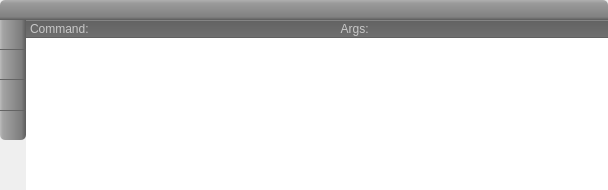
<?xml version="1.0" encoding="UTF-8"?>
<ui version="4.0">
 <class>OutWidget</class>
 <widget class="QWidget" name="OutWidget">
  <property name="geometry">
   <rect>
    <x>0</x>
    <y>0</y>
    <width>608</width>
    <height>190</height>
   </rect>
  </property>
  <property name="windowTitle">
   <string>Form</string>
  </property>
  <layout class="QGridLayout" name="gridLayout">
   <property name="margin">
    <number>0</number>
   </property>
   <property name="spacing">
    <number>0</number>
   </property>
   <item row="3" column="1">
    <widget class="QTextBrowser" name="tb_out">
     <property name="frameShape">
      <enum>QFrame::NoFrame</enum>
     </property>
    </widget>
   </item>
   <item row="1" column="1">
    <widget class="QFrame" name="fr_cmd">
     <property name="styleSheet">
      <string notr="true">QFrame#fr_cmd{

	background-color: qlineargradient(spread:pad, x1:1, y1:1, x2:1, y2:0, stop:0 rgba(82, 82, 82, 255), stop:0.0590909 rgba(111, 111, 111, 255), stop:0.922727 rgba(99, 99, 99, 255), stop:1 rgba(151, 151, 151, 255));
color:white;
border:0px;
}</string>
     </property>
     <property name="frameShape">
      <enum>QFrame::NoFrame</enum>
     </property>
     <property name="frameShadow">
      <enum>QFrame::Raised</enum>
     </property>
     <layout class="QGridLayout" name="gridLayout_2">
      <property name="leftMargin">
       <number>4</number>
      </property>
      <property name="topMargin">
       <number>1</number>
      </property>
      <property name="rightMargin">
       <number>4</number>
      </property>
      <property name="bottomMargin">
       <number>1</number>
      </property>
      <property name="horizontalSpacing">
       <number>4</number>
      </property>
      <property name="verticalSpacing">
       <number>0</number>
      </property>
      <item row="0" column="0">
       <widget class="QLabel" name="label">
        <property name="styleSheet">
         <string notr="true">color:rgb(200,200,200);</string>
        </property>
        <property name="text">
         <string>Command:</string>
        </property>
       </widget>
      </item>
      <item row="0" column="1">
       <widget class="QLineEdit" name="le_cmd">
        <property name="styleSheet">
         <string notr="true">background:transparent;
border:0px;
color:white;</string>
        </property>
        <property name="text">
         <string/>
        </property>
       </widget>
      </item>
      <item row="0" column="3">
       <widget class="QLineEdit" name="le_args">
        <property name="styleSheet">
         <string notr="true">background:transparent;
border:0px;
color:white;</string>
        </property>
       </widget>
      </item>
      <item row="0" column="2">
       <widget class="QLabel" name="label_2">
        <property name="styleSheet">
         <string notr="true">color:rgb(200,200,200);</string>
        </property>
        <property name="text">
         <string>    Args:</string>
        </property>
       </widget>
      </item>
     </layout>
    </widget>
   </item>
   <item row="1" column="0" rowspan="3">
    <widget class="QFrame" name="frame_2">
     <property name="styleSheet">
      <string notr="true">QPushButton,QToolButton {
	background-color: qlineargradient(spread:pad, x1:1, y1:1, x2:0, y2:1, stop:0.00995025 rgba(94, 94, 94, 255), stop:0.174129 rgba(125, 125, 125, 255), stop:0.890547 rgba(164, 164, 164, 255), stop:1 rgba(188, 188, 188, 255));
	border:0px;
	padding:3px;
	padding-left:6px;
	padding-right:6px;
}
QPushButton:hover,QToolButton:hover {
	background-color: qlineargradient(spread:pad, x1:1, y1:1, x2:0, y2:1, stop:0.00995025 rgba(114, 114, 114, 255), stop:0.174129 rgba(145, 145, 145, 255), stop:0.890547 rgba(184, 184, 184, 255), stop:1 rgba(208, 208, 208, 255));
}</string>
     </property>
     <property name="frameShape">
      <enum>QFrame::NoFrame</enum>
     </property>
     <property name="frameShadow">
      <enum>QFrame::Raised</enum>
     </property>
     <layout class="QGridLayout" name="gridLayout_3">
      <property name="leftMargin">
       <number>0</number>
      </property>
      <property name="topMargin">
       <number>0</number>
      </property>
      <property name="rightMargin">
       <number>0</number>
      </property>
      <property name="bottomMargin">
       <number>2</number>
      </property>
      <property name="spacing">
       <number>0</number>
      </property>
      <item row="1" column="0">
       <widget class="QPushButton" name="b_stop">
        <property name="minimumSize">
         <size>
          <width>0</width>
          <height>30</height>
         </size>
        </property>
        <property name="maximumSize">
         <size>
          <width>26</width>
          <height>16777215</height>
         </size>
        </property>
        <property name="toolTip">
         <string>Stop</string>
        </property>
        <property name="styleSheet">
         <string notr="true">QPushButton,QToolButton {
	border-bottom:1px solid rgb(100,100,100);
}</string>
        </property>
        <property name="text">
         <string/>
        </property>
        <property name="icon">
         <iconset>
          <normaloff>stop.png</normaloff>stop.png</iconset>
        </property>
       </widget>
      </item>
      <item row="2" column="0">
       <widget class="QPushButton" name="b_cmd">
        <property name="minimumSize">
         <size>
          <width>0</width>
          <height>30</height>
         </size>
        </property>
        <property name="maximumSize">
         <size>
          <width>26</width>
          <height>16777215</height>
         </size>
        </property>
        <property name="toolTip">
         <string>Show/Hide Command</string>
        </property>
        <property name="text">
         <string/>
        </property>
        <property name="icon">
         <iconset>
          <normaloff>textfield.png</normaloff>textfield.png</iconset>
        </property>
        <property name="checkable">
         <bool>true</bool>
        </property>
       </widget>
      </item>
      <item row="4" column="0">
       <spacer name="verticalSpacer">
        <property name="orientation">
         <enum>Qt::Vertical</enum>
        </property>
        <property name="sizeHint" stdset="0">
         <size>
          <width>20</width>
          <height>40</height>
         </size>
        </property>
       </spacer>
      </item>
      <item row="0" column="0">
       <widget class="QPushButton" name="b_run">
        <property name="minimumSize">
         <size>
          <width>0</width>
          <height>30</height>
         </size>
        </property>
        <property name="maximumSize">
         <size>
          <width>26</width>
          <height>16777215</height>
         </size>
        </property>
        <property name="toolTip">
         <string>Run</string>
        </property>
        <property name="styleSheet">
         <string notr="true">QPushButton,QToolButton {
	border-bottom:1px solid rgb(100,100,100);
}</string>
        </property>
        <property name="text">
         <string/>
        </property>
        <property name="icon">
         <iconset>
          <normaloff>../../img/tri_right.png</normaloff>../../img/tri_right.png</iconset>
        </property>
       </widget>
      </item>
      <item row="3" column="0">
       <widget class="QPushButton" name="b_save">
        <property name="enabled">
         <bool>true</bool>
        </property>
        <property name="minimumSize">
         <size>
          <width>0</width>
          <height>30</height>
         </size>
        </property>
        <property name="maximumSize">
         <size>
          <width>26</width>
          <height>16777215</height>
         </size>
        </property>
        <property name="toolTip">
         <string>Save output to file</string>
        </property>
        <property name="styleSheet">
         <string notr="true">QPushButton,QToolButton {
	border-top:1px solid rgb(100,100,100);
	border-bottom-right-radius:5px;
	border-bottom-left-radius:5px;
}</string>
        </property>
        <property name="text">
         <string/>
        </property>
        <property name="icon">
         <iconset>
          <normaloff>../../img/save.png</normaloff>../../img/save.png</iconset>
        </property>
        <property name="checkable">
         <bool>true</bool>
        </property>
       </widget>
      </item>
     </layout>
    </widget>
   </item>
   <item row="0" column="0" colspan="2">
    <widget class="QLabel" name="l_title">
     <property name="styleSheet">
      <string notr="true">background-color: qlineargradient(spread:pad, x1:1, y1:1, x2:1, y2:0, stop:0 rgba(91, 91, 91, 255), stop:0.154545 rgba(129, 129, 129, 255), stop:0.831818 rgba(154, 154, 154, 255), stop:1 rgba(175, 175, 175, 255));
color:white;border-top-right-radius:5px;border-top-left-radius:5px;padding:3px;</string>
     </property>
     <property name="text">
      <string/>
     </property>
     <property name="wordWrap">
      <bool>true</bool>
     </property>
    </widget>
   </item>
  </layout>
 </widget>
 <resources/>
 <connections>
  <connection>
   <sender>b_cmd</sender>
   <signal>toggled(bool)</signal>
   <receiver>fr_cmd</receiver>
   <slot>setVisible(bool)</slot>
   <hints>
    <hint type="sourcelabel">
     <x>22</x>
     <y>93</y>
    </hint>
    <hint type="destinationlabel">
     <x>122</x>
     <y>39</y>
    </hint>
   </hints>
  </connection>
 </connections>
</ui>
